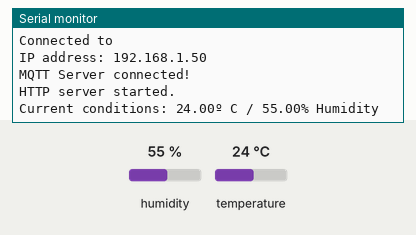
Recording of a sketch running on a simulated ESP8266 (NodeMCU). Parts: the last lines printed to the serial monitor. Inputs (shaded band) come from the test bench; at power-on: humidity 55 %, temperature 24 °C. WiFi joins after 1.5 s; servers stay silent unless stated; no MQTT or app messages arrive unless stated.

Above: at 2.7 s.
2.8 s: humidity set to 22 %
At 6.9 s:
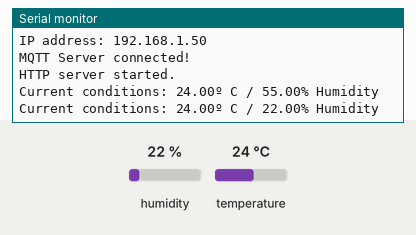
8.8 s: temperature set to 12 °C
At 12.4 s:
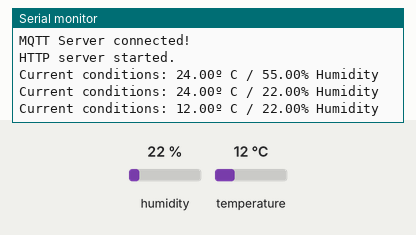
14.8 s: humidity set to 40 %
At 17.8 s:
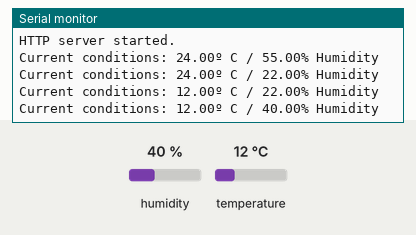
Timing chart, 0 to 19.3 s (numbered marks = the images above; inputs shaded):
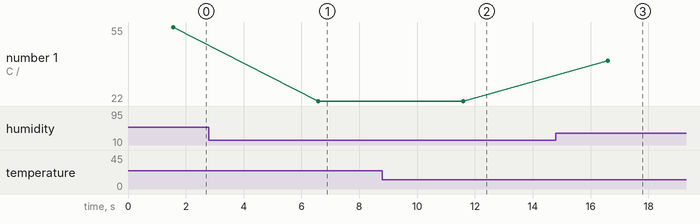

The sketch:

ESP_temperature_humidity_sensor.ino
```cpp
#include <ESP8266WiFi.h>
#include <WiFiClient.h>
#include <ESP8266WebServer.h>
#include <ESP8266HTTPUpdateServer.h>
#include <MQTTClient.h>
#include "DHTesp.h"

DHTesp dht;
int sensorPin = 2;
const char* ssid     = "";
const char* password = "";
const char* mqtt_server = "";
const char* mqtt_id = "TemperatureSensor";
char* mqtt_temp_topic = "Home/Temperature";
char* mqtt_humi_topic = "Home/Humidity";
WiFiClient net;
MQTTClient client;

// Firmware update setup
const char* update_path = "/firmware";
const char* update_username = "admin";
const char* update_password = "admin";

// Main sensor variables;
float temperature = 0;
float humidity = 0;
unsigned long previousMillis = 0;
int interval;

ESP8266WebServer server(80);
ESP8266HTTPUpdateServer httpUpdater;

void setup() {
  Serial.begin(115200);
  Serial.print("\n\r \n\rWorking to connect");
  // Initialize sensor
  dht.setup(sensorPin,DHTesp::DHT22);

  // Connect to WiFi network
  WiFi.begin(ssid, password);


  // Wait for connection
  while (WiFi.status() != WL_CONNECTED) {
    delay(500);
    Serial.print(".");
  }
  Serial.println("");
  Serial.println("DHT Weather Reading Server");
  Serial.print("Connected to ");
  Serial.println(ssid);
  Serial.print("IP address: ");
  Serial.println(WiFi.localIP());

  // Let's connect to MQTT
  client.begin(mqtt_server, net);
  while (!client.connect(mqtt_id))
  {
    Serial.print(".");
    delay(1000);
  }
  Serial.println("MQTT Server connected!");

  server.on("/", handle_root);

  server.on("/info", [](){  // if you add this subdirectory to your webserver call, you get text below :)
    String webString=String(temperature)+" C/"+String(humidity)+"%";
    server.send(200, "text/plain", webString);                   // send to someones browser when asked
  });
  httpUpdater.setup(&server, update_path, update_username, update_password);
  server.begin();
  Serial.println("HTTP server started.");

  interval = dht.getMinimumSamplingPeriod();

}

void loop() {
  server.handleClient();

  if(!client.connected()) {
        connect();
  }

  humidity = dht.getHumidity();
  temperature = dht.getTemperature();
  Serial.println("Current conditions: "+ String(temperature) +"º C / "+ String(humidity) +"% Humidity");
  client.publish(mqtt_temp_topic, String(temperature));
  client.publish(mqtt_humi_topic, String(humidity)+ "%");
  delay(5000);
}

void handle_root() {
  server.send(200, "text/plain", "Hello from the weather esp8266, read data from /info");
  delay(100);
}


//Connect to wifi and MQTT
void connect() {
  while (WiFi.status() != WL_CONNECTED)
  {
    delay(1000);
    WiFi.begin(ssid, password);
  }


  while (!client.connect(mqtt_id))
  {
    delay(1000);
  }
  Serial.println("is connected!");
  Serial.print("IP address: ");
  Serial.println(WiFi.localIP());
}
```

Measured:
- after the input at 2.8 s, the serial monitor: prints a new line after 3.8 s (image 1)
- after the input at 8.8 s, the serial monitor: prints a new line after 2.8 s (image 2)
- after the input at 14.8 s, the serial monitor: prints a new line after 1.8 s (image 3)
- plotted number 1: 55 → 22 after the input at 2.8 s, 22 → 40 after the input at 14.8 s
